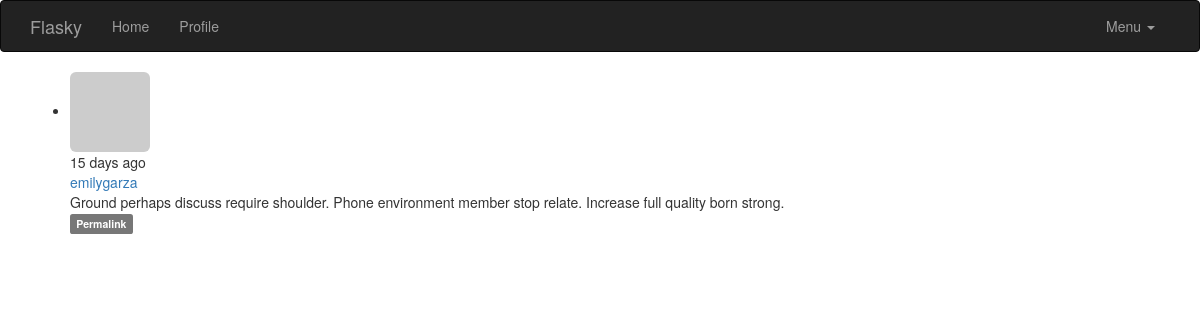
The app's page /post/138 (signed in) with its own data.
### app/models.py (models this page shows, shortened)
class Post(db.Model):
    __tablename__ = 'posts'
    id = db.Column(db.Integer,primary_key=True)
    body = db.Column(db.Text)
    body_html = db.Column(db.Text)
    timestamp = db.Column(db.DateTime,index=True,default=datetime.utcnow)
    author_id = db.Column(db.Integer,db.ForeignKey('users.id'))

class User(UserMixin,db.Model):
    __tablename__ = 'users'
    id = db.Column(db.Integer, primary_key=True)
    email = db.Column(db.String(64),unique=True,index=True)
    username = db.Column(db.String(64), unique=True, index=True)
    password_hash = db.Column(db.String(128))
    role_id = db.Column(db.Integer, db.ForeignKey('roles.id'))
    confirmed = db.Column(db.Boolean,default=False)
    posts = db.relationship('Post',backref='author',lazy='dynamic')
    name = db.Column(db.String(64))
    location = db.Column(db.String(64))
    about_me = db.Column(db.Text())
    member_since = db.Column(db.DateTime(),default=datetime.utcnow)
    last_seen = db.Column(db.DateTime(),default=datetime.utcnow)
    avatar_hash = db.Column(db.String(32))
    @property
    def password(self):
        raise AttributeError('password is not a readable attribute')
    @login_manager.user_loader
    def load_user(user_id):
        return User.query.get(int(user_id))
    def can(self,perm):
        return self.role is not None and self.role.has_permisson(perm)
    def is_administrator(self):
        return self.can(Permission.ADMIN)
    def ping(self):
        self.last_seen = datetime.utcnow()
        db.session.add(self)
        db.session.commit()
    def gravatar(self,size=100,default='identicon',rating='g'):
        if request.is_secure:
            url = 'http://secure.gravatar.com/avatar'
        else:
            url = 'http://www.gravatar.com/avatar'
        hash = self.avatar_hash or self.gravatar_hash()
        return '{url}/{hash}?s={size}&d={default}&r={rating}'.format(url=url,hash=hash,size=size,default=default,rating=rating)

### app/main/views.py (the view)
@main.route('/post/<int:id>')
def post(id):
    post = Post.query.get_or_404(id)
    return render_template('post.html',posts=[post])

### app/auth/views.py (called while the page is built)
@auth.before_app_request
def before_request():
    if current_user.is_authenticated:
        current_user.ping()
        if  not current_user.confirmed \
            and request.endpoint\
            and request.blueprint != "auth" \
            and request.endpoint != 'static':
                return redirect(url_for('auth.unconfirmed'))

### app/main/__init__.py (called while the page is built)
@main.app_context_processor
def inject_permissions():
    return dict(Permission=Permission)

### app/models.py (called while the page is built)
    def has_permisson(self,perm):
        return (self.permissions & perm) == perm

### app/templates/post.html (shortened to what this page needs)
{% extends "base.html" %}
{% block page_content %}
{% include '_posts.html' %}
{% endblock %}

### app/templates/_posts.html (shortened to what this page needs)
<ul class="posts">
        {% for post in posts %}
        <li class="post">
            <div class = "profile-thumbnail">
                 <a href="{{url_for('.user',username=post.author.username)}}">
                     <img class="img-rounded profile-thumbnail" src="{{post.author.gravatar(size=40)}}">
                 </a>
            </div>
            <div class="post-content">
                <div class="post-date">{{moment(post.timestamp).fromNow()}}</div>
                <div class="post-author">
                    <a href="{{url_for('.user',username=post.author.username)}}">
                        {{post.author.username}}
                    </a>
                </div>
                <div class="post-body">
                    {% if post.body_html %}
                        {{ post.body_html | safe }}
                    {% else %}
                        {{ post.body }}
                    {% endif %}
                </div>
                <div class="post-footer">
                <a href="{{ url_for('.post', id=post.id) }}">
                    <span class="label label-default">Permalink</span>
                </a>
            </div>
                <br>
            </div>
        </li>
        {% endfor %}
</ul>

### records on screen
Post: timestamp "15 days ago", author.username "emilygarza", body "Ground perhaps discuss require shoulder. Phone environment member stop relate. Increase full quality born strong."
